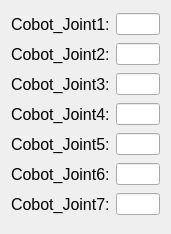
     <widget class="QWidget" name="layoutWidget">
      <property name="geometry">
       <rect>
        <x>20</x>
        <y>190</y>
        <width>171</width>
        <height>234</height>
       </rect>
      </property>
      <layout class="QGridLayout" name="gridLayout_2">
       <item row="0" column="0">
        <widget class="QLabel" name="label_cobot_joint1">
         <property name="font">
          <font>
           <pointsize>12</pointsize>
          </font>
         </property>
         <property name="text">
          <string>Cobot_Joint1:</string>
         </property>
         <property name="margin">
          <number>0</number>
         </property>
        </widget>
       </item>
       <item row="0" column="1">
        <widget class="QLineEdit" name="lineEdit_cobot_joint1"/>
       </item>
       <item row="1" column="0">
        <widget class="QLabel" name="label_cobot_joint2">
         <property name="font">
          <font>
           <pointsize>12</pointsize>
          </font>
         </property>
         <property name="text">
          <string>Cobot_Joint2:</string>
         </property>
         <property name="margin">
          <number>0</number>
         </property>
        </widget>
       </item>
       <item row="1" column="1">
        <widget class="QLineEdit" name="lineEdit_cobot_joint2"/>
       </item>
       <item row="2" column="0">
        <widget class="QLabel" name="label_cobot_joint3">
         <property name="font">
          <font>
           <pointsize>12</pointsize>
          </font>
         </property>
         <property name="text">
          <string>Cobot_Joint3:</string>
         </property>
         <property name="margin">
          <number>0</number>
         </property>
        </widget>
       </item>
       <item row="2" column="1">
        <widget class="QLineEdit" name="lineEdit_cobot_joint3"/>
       </item>
       <item row="3" column="0">
        <widget class="QLabel" name="label_cobot_joint4">
         <property name="font">
          <font>
           <pointsize>12</pointsize>
          </font>
         </property>
         <property name="text">
          <string>Cobot_Joint4:</string>
         </property>
         <property name="margin">
          <number>0</number>
         </property>
        </widget>
       </item>
       <item row="3" column="1">
        <widget class="QLineEdit" name="lineEdit_cobot_joint4"/>
       </item>
       <item row="4" column="0">
        <widget class="QLabel" name="label_cobot_joint5">
         <property name="font">
          <font>
           <pointsize>12</pointsize>
          </font>
         </property>
         <property name="text">
          <string>Cobot_Joint5:</string>
         </property>
         <property name="margin">
          <number>0</number>
         </property>
        </widget>
       </item>
       <item row="4" column="1">
        <widget class="QLineEdit" name="lineEdit_cobot_joint5"/>
       </item>
       <item row="5" column="0">
        <widget class="QLabel" name="label_cobot_joint6">
         <property name="font">
          <font>
           <pointsize>12</pointsize>
          </font>
         </property>
         <property name="text">
          <string>Cobot_Joint6:</string>
         </property>
         <property name="margin">
          <number>0</number>
         </property>
        </widget>
       </item>
       <item row="5" column="1">
        <widget class="QLineEdit" name="lineEdit_cobot_joint6"/>
       </item>
       <item row="6" column="0">
        <widget class="QLabel" name="label_cobot_joint7">
         <property name="font">
          <font>
           <pointsize>12</pointsize>
          </font>
         </property>
         <property name="text">
          <string>Cobot_Joint7:</string>
         </property>
         <property name="margin">
          <number>0</number>
         </property>
        </widget>
       </item>
       <item row="6" column="1">
        <widget class="QLineEdit" name="lineEdit_cobot_joint7"/>
       </item>
      </layout>
     </widget>
